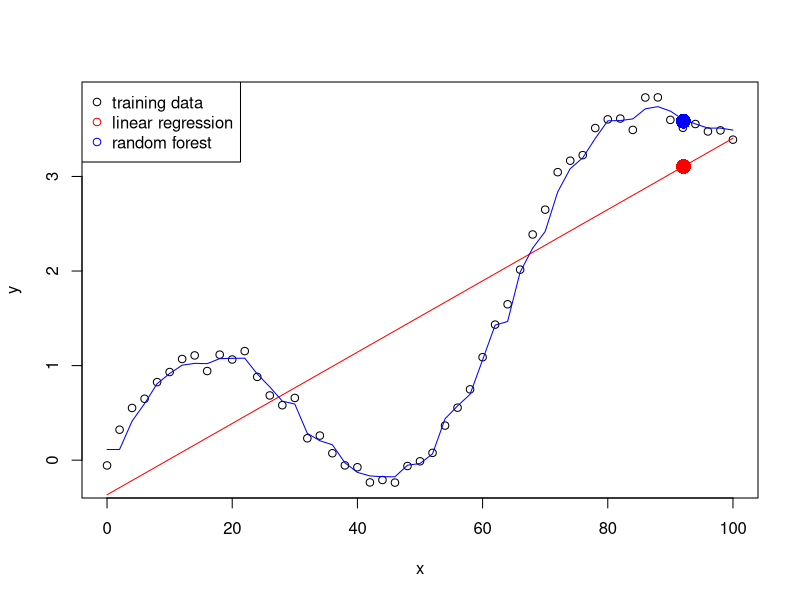

Here is the R script that generated this plot:
## 4 Nonlinear regression
#
# Here we will compare a linear and nonlinear regressor (random forest) on a
# one dimensional regression task.
# 

# load the random forest package
library(randomForest)

# create a dataset
# here y_ideal is a nonlinear function of x 
x <- seq(0, 100, 2.0)
y_ideal <- sin(x/10) + (x/50)^2

# add some noise to our target variable y_ideal
y <- y_ideal + rnorm(length(y_ideal))*0.1

# fit linear model
lin <- lm(y ~ x)
lin_train_fit <- predict(lin, data.frame(x))

# fit random forest
rf <- randomForest(y ~ x, ntree=20)
rf_train_fit <- predict(rf, data.frame(x))

# plot the fitted linear model and random forest
plot(x, y, col=1)
lines(x, lin_train_fit, type='l', col='red')
lines(x, rf_train_fit, type='l', col='blue')

# add legend
legend_text <- c('training data', 'linear regression', 'random forest')
legend(x='topleft', legend=legend_text, col=c('black', 'red', 'blue'), pch=1)

# generate a random test point (sample between the min and max of x)
rand_point <- runif(1, min(x), max(x))
x_test <- data.frame(x=rand_point)

# linear model
# y = slope*x + intercept
# lm_prediction <- lin$coefficients[[2]]*test_point+lin$coefficients[[1]]
lm_predicted <- predict(lin, x_test) 

# random forest
rf_predicted <- predict(rf, x_test) 

# plot single predictions
points(x_test[[1]], lm_predicted[[1]], pch=16, col='red', cex=2)
points(x_test[[1]], rf_predicted[[1]], pch=16, col='blue', cex=2)
